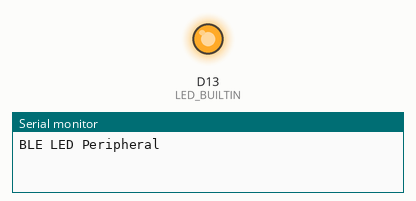
A sketch run on a simulated Arduino Nano 33 IoT. Shown: output pins drawn as LEDs (lit = HIGH), the last lines printed to the serial monitor. Nothing arrives over Bluetooth unless stated; a phone connects over Bluetooth LE 3 s after start.

Above: at 0.1 s.
At 39.1 s:
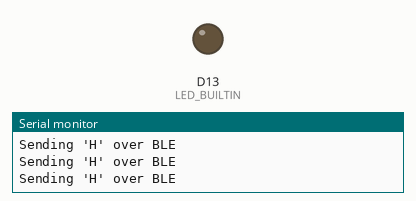
Timing chart, 0 to 40.0 s (numbered marks = the images above):
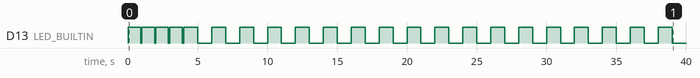

Measured:
- by itself, D13 (LED_BUILTIN): goes 4 × (HIGH 0.90 s, LOW 0.10 s), 17 × (HIGH 1.0 s, LOW 1.0 s), HIGH 1.0 s, then LOW

The sketch:

arduino_nano_33_ble_succeed_code.ino
```cpp
#include <ArduinoBLE.h>

BLEService ledService("180C");  // 예제 서비스 UUID
BLECharacteristic sendCharacteristic("2A6E", BLERead | BLENotify, 1);  // 예제 특성 UUID

void setup() {
  // initialize digital pin LED_BUILTIN as an output
  pinMode(LED_BUILTIN, OUTPUT);
  Serial.begin(9600);

  // initialize BLE
  if (!BLE.begin()) {
    Serial.println("Starting BLE failed!");
    while (1);
  }

  // set advertised local name and service UUID:
  BLE.setLocalName("LED_Control");
  BLE.setAdvertisedService(ledService);

  // add characteristic to the service
  ledService.addCharacteristic(sendCharacteristic);

  // add service
  BLE.addService(ledService);

  // start advertising
  BLE.advertise();

  Serial.println("BLE LED Peripheral");
}

void loop() {
  // listen for BLE central device to connect:
  BLEDevice central = BLE.central();
      digitalWrite(LED_BUILTIN, HIGH);  // turn the LED on (HIGH is the voltage level)
      delay(900);                      // wait for a second
      digitalWrite(LED_BUILTIN, LOW);   // turn the LED off by making the voltage LOW
      delay(100);                      // wait for a second
  // if a central is connected to the peripheral:
  if (central) {
    Serial.print("Connected to central: ");
    // print the central's MAC address:
    Serial.println(central.address());

    while (central.connected()) {
      // LED blink code
      digitalWrite(LED_BUILTIN, HIGH);  // turn the LED on (HIGH is the voltage level)
      delay(1000);                      // wait for a second
      digitalWrite(LED_BUILTIN, LOW);   // turn the LED off by making the voltage LOW
      delay(1000);                      // wait for a second

      // send 'H' over BLE
      Serial.println("Sending 'H' over BLE");
      sendCharacteristic.writeValue("H");
    }

    Serial.print("Disconnected from central: ");
    Serial.println(central.address());
  }
}
```
